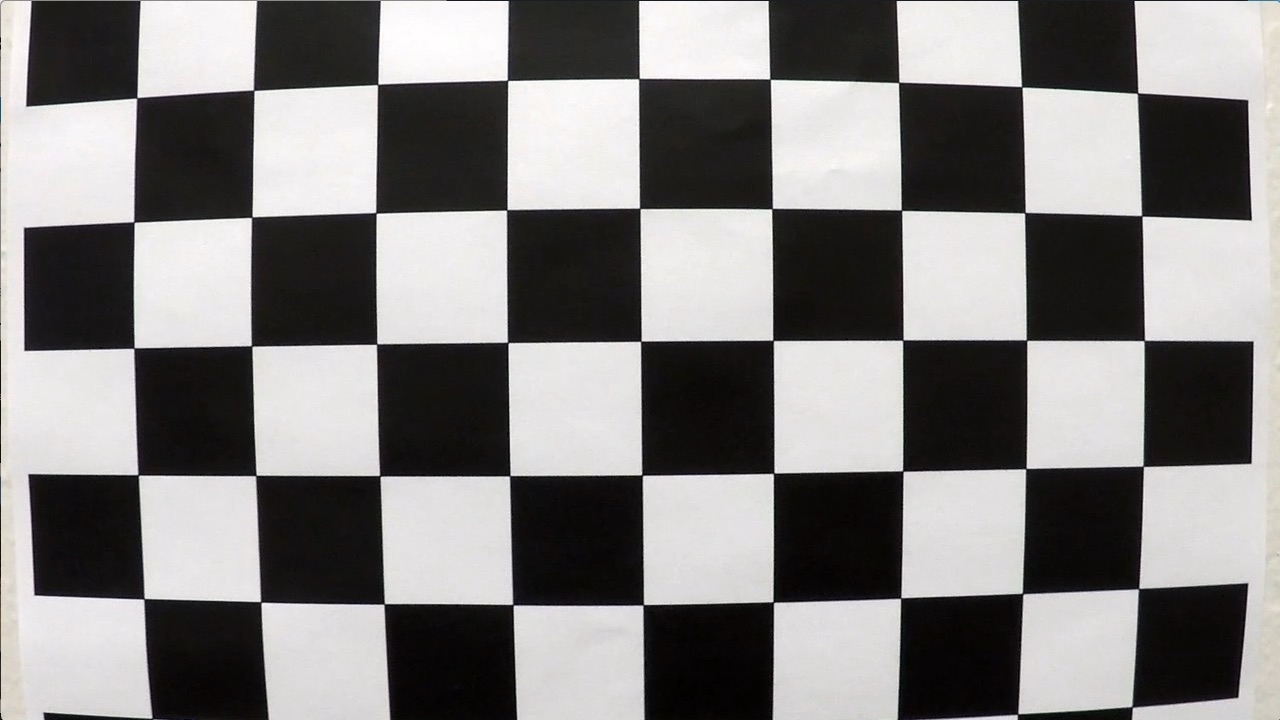
#> input picture CarND-Advanced-Lane-Lines/camera_cal/calibration1.jpg, 1280 x 720 px; its folder holds 5 pictures in this run
$ jupyter execute --allow-errors project_workbook.ipynb   (shell and % lines are left out)   (Python 2 division)   (older library calls are emulated)
#> lines starting #> are read from the running program, lines starting #| are printed output that depends on the picture
#> further down, img is the input picture: shape (720, 1280, 3); mean R, G, B 130.1, 128.4, 127.8
#> `ret, corners = cv2.findChessboardCorners(gray, (ny, nx), None)`: ret = False; corners = None
#> pass 2 of the loop `for fname in fnames:`:
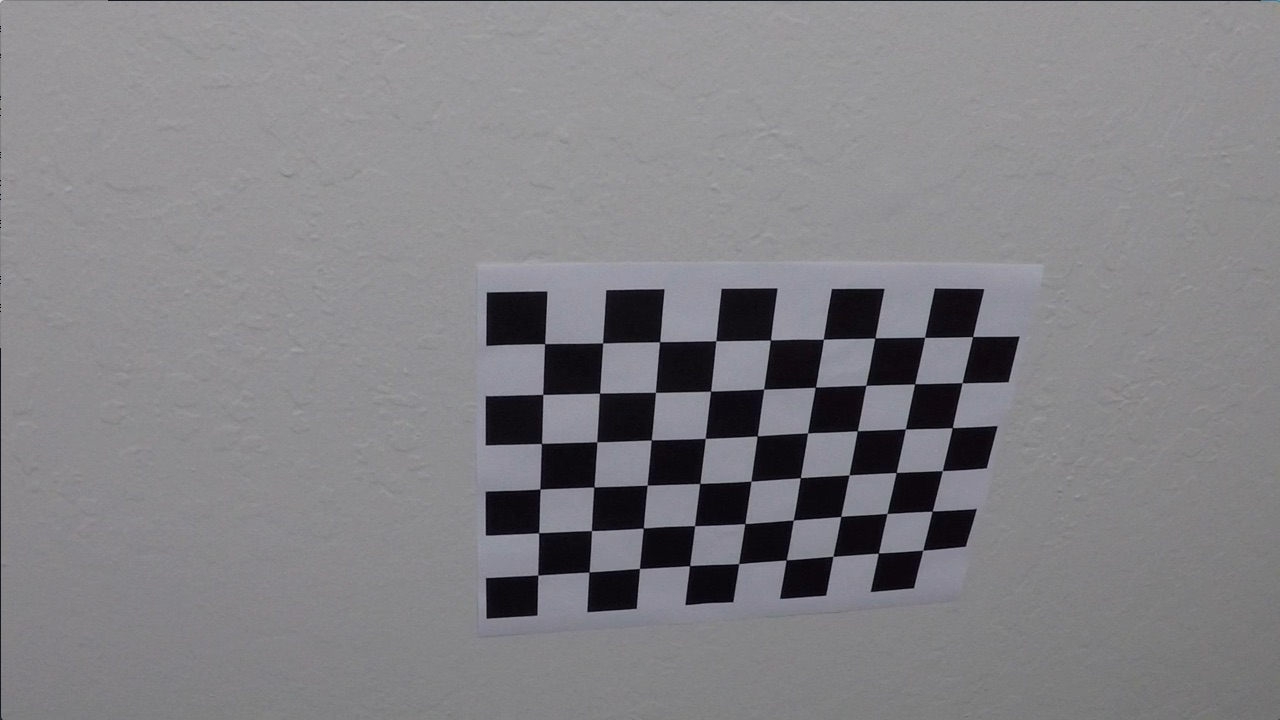
#> input picture CarND-Advanced-Lane-Lines/camera_cal/calibration10.jpg, 1280 x 720 px
#> img is the input picture: shape (720, 1280, 3); mean R, G, B 130.2, 129.4, 133.1
#> `ret, corners = cv2.findChessboardCorners(gray, (ny, nx), None)`: ret = True; corners = 54 rows, first 8: [544.7, 343.6], [602.6, 342.9], [659.6, 341.7], [716, 340.7], [770.5, 340], [823.4, 339.2], [874.8, 338.1], [924.6, 337.3]
[cell 1]
import numpy as np
import os
import cv2
import glob
import pickle
import pandas as pd
import math
import matplotlib.pyplot as plt
import matplotlib.image as mpimg

### 1. Camera Calibration

### Draw Corners

[cell 2]
# Array to store object points and image points from all the images.
objpoints = [] # 3D point in real world space
imgpoints = [] # 2D points in image plane

# Make a list of calibration images
fnames = glob.glob('./camera_cal/*.jpg')

total_img_count = len(fnames)

img_count = 1
fig = plt.figure()
fig.set_size_inches(10,30)

# Step through the list and search for chessboard corners
#> (the rest of this cell did not finish here and is left out)

### Correcting for Distortion

[cell 3]
def cal_undistort(img, objpoints, imgpoints):
    ret, mtx, dist, rvecs, tvecs = cv2.calibrateCamera(objpoints, imgpoints, gray.shape[::-1], None, None)
#> ret = 0.402; mtx = [[1215.1, 0, 674.3], [0, 1227, 357.1], [0, 0, 1]]; dist = [[-0.887, 13.5, -0.00382, -0.00756, -85.37]]; rvecs = ([0.506, -0.211, 0.0337],); tvecs = ([-2.2, -0.223, 20.53],)
    undist = cv2.undistort(img, mtx, dist, None, mtx)
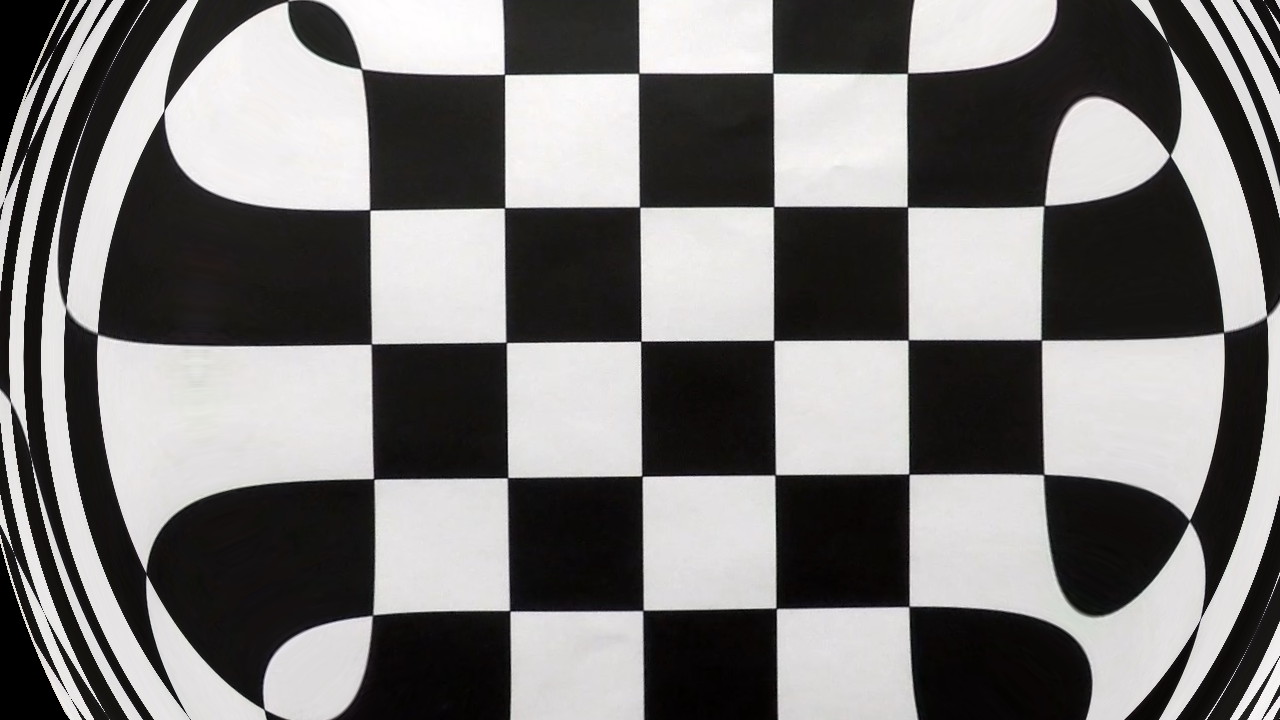
#> undist: shape (720, 1280, 3); mean R, G, B 122.1, 120.6, 119.9
    return undist

img_count = 1
fig = plt.figure()
fig.set_size_inches(10,90)

for fname in fnames:
    img = mpimg.imread(fname)
    undistorted = cal_undistort(img, objpoints, imgpoints)

    ax = fig.add_subplot(total_img_count * 2, 2, img_count)
    ax.imshow(img)

    ax.set_title('Original Image')
    ax.axis('off')
    img_count += 1
    plt.savefig('./examples/distortion/'+str(img_count)+'_original_img.jpg', bbox_inches='tight')

    ax = fig.add_subplot(total_img_count * 2, 2, img_count)
    ax.imshow(undistorted)
    ax.set_title('Undistorted Image')
    ax.axis('off')
    img_count += 1
    plt.savefig('./examples/distortion/'+str(img_count)+'_undistorted_img.jpg', bbox_inches='tight')
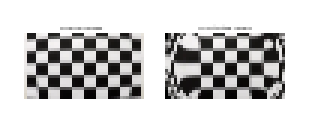
#> figure drawn by matplotlib, 2 panels
#> pass 2 of the loop `for fname in fnames:`:
#> in cal_undistort (call 2), `undist = cv2.undistort(img, mtx, dist, None, mtx)`:
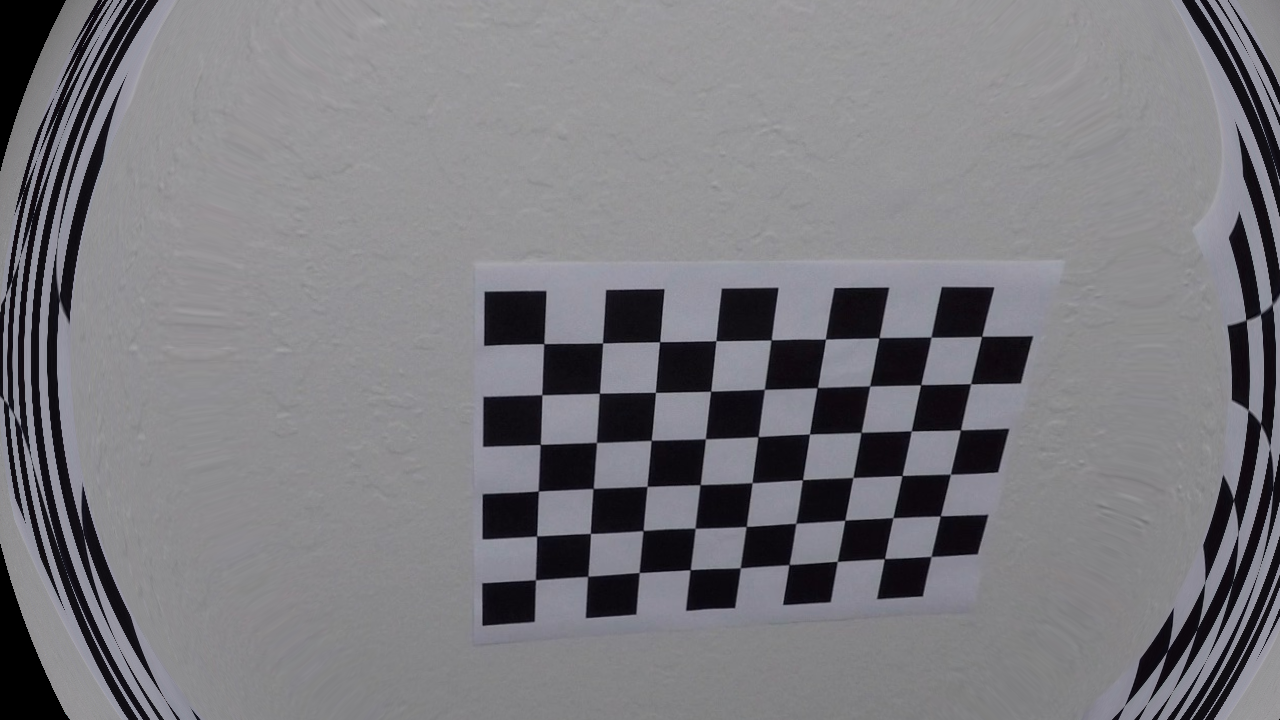
#> undist: shape (720, 1280, 3); mean R, G, B 123.2, 122.5, 127.1
#> `plt.savefig('./examples/distortion/'+str(img_count)+'_undistorted_img...`:
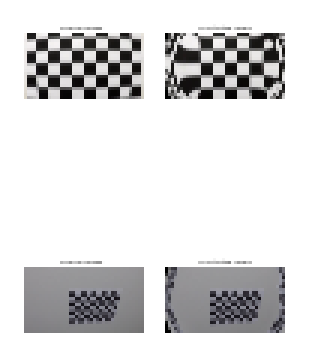
#> figure drawn by matplotlib, 4 panels
#> pass 3 of the loop `for fname in fnames:`:
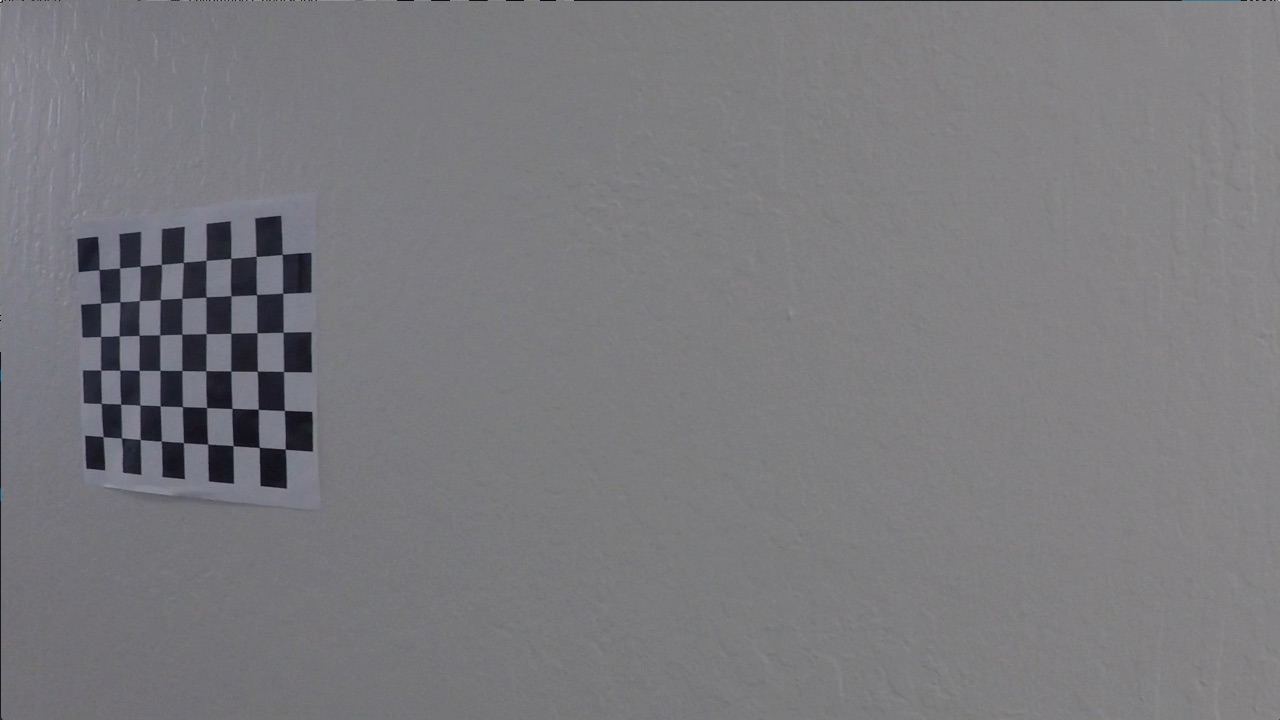
#> input picture CarND-Advanced-Lane-Lines/camera_cal/calibration11.jpg, 1280 x 720 px
#> img is the input picture: shape (720, 1280, 3); mean R, G, B 122.2, 121.7, 125.2
#> in cal_undistort (call 3), `undist = cv2.undistort(img, mtx, dist, None, mtx)`:
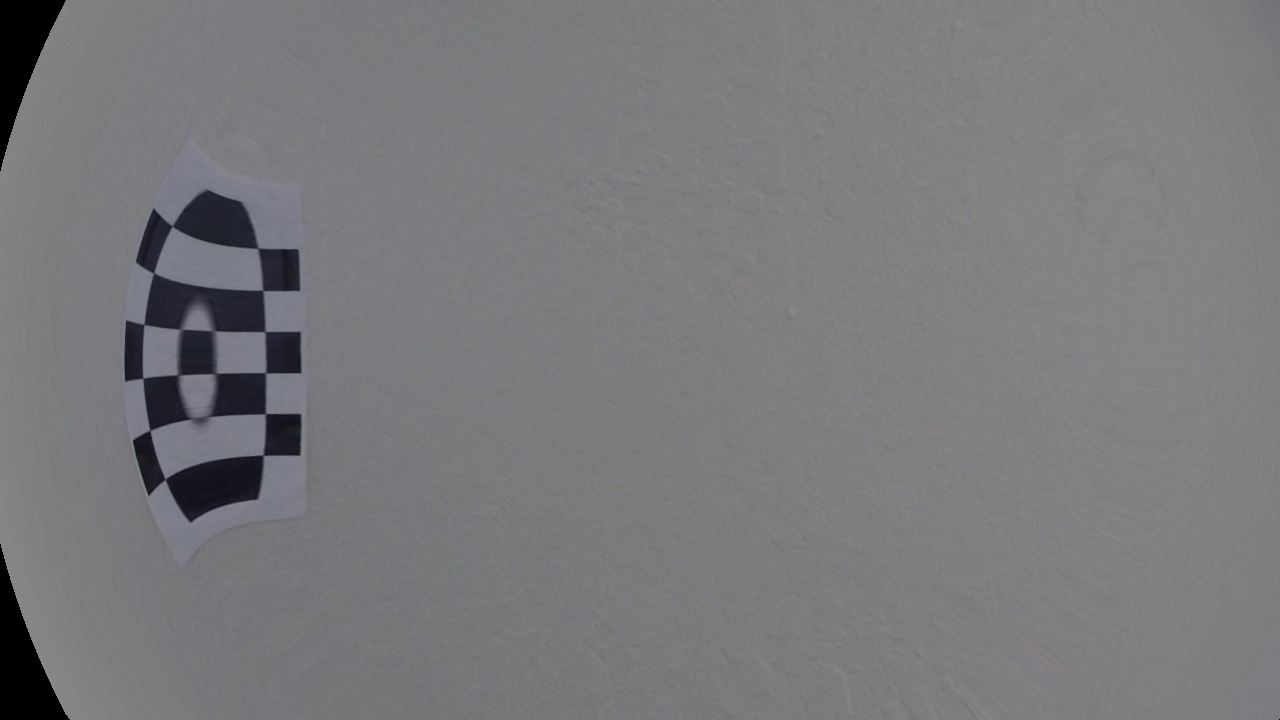
#> undist: shape (720, 1280, 3); mean R, G, B 121.4, 120.9, 123.9
#> `plt.savefig('./examples/distortion/'+str(img_count)+'_original_img.jpg..`:
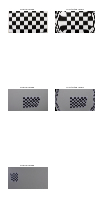
#> figure drawn by matplotlib, 5 panels
#> the loop made 5 passes; the first 3 are shown
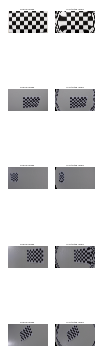
#> figure drawn by matplotlib, 10 panels

[cell 4]
test_fnames = glob.glob('./test_images/*.jpg')
#> test_fnames = []
img_count = 1
fig = plt.figure()
fig.set_size_inches(10,90)


for fname in test_fnames:
    fnamepath = os.path.basename(fname)
    img = mpimg.imread(fname)
    undistorted = cal_undistort(img, objpoints, imgpoints)

    ax = fig.add_subplot(total_img_count * 2, 2, img_count)
    ax.imshow(img)
    ax.set_title('Original Image')
    ax.axis('off')
    plt.savefig('./examples/distortion/'+fnamepath+'_original_img.jpg', bbox_inches='tight')
    img_count += 1

    ax = fig.add_subplot(total_img_count * 2, 2, img_count)
    ax.imshow(undistorted)
    ax.set_title('Undistorted Image')
    ax.axis('off')
    plt.savefig('./examples/distortion/'+fnamepath+'_undistorted_img.jpg', bbox_inches='tight')
    img_count += 1

### Camera Calibration

[cell 5]
img = mpimg.imread('./camera_cal/calibration1.jpg')
original_img = np.copy(img)

# [8 lines of commented-out code are left out]
gray = cv2.cvtColor(img, cv2.COLOR_BGR2GRAY)

ret, mtx, dist, rvecs, tvecs = cv2.calibrateCamera(objpoints, imgpoints, gray.shape[::-1], None, None)
#> ret = 0.402; mtx = [[1215.1, 0, 674.3], [0, 1227, 357.1], [0, 0, 1]]; dist = [[-0.887, 13.5, -0.00382, -0.00756, -85.37]]; rvecs = ([0.506, -0.211, 0.0337],); tvecs = ([-2.2, -0.223, 20.53],)
undist = cv2.undistort(img, mtx, dist, None, mtx)

### 2. Thresholding

[cell 6]
# Define a function that applies Sobel x or y,
# then takes an absolute value and applies a threshold.
# [17 lines left out: function abs_sobel_thresh, not called in this run]

[cell 7]
# Define a function that applies Sobel x and y,
# then computes the magnitude of the gradient and applies a threshold
# [17 lines left out: function mag_thresh, not called in this run]

[cell 8]
# Define a function that applies Sobel x and y,
# then computes the direction of the gradient and applies a threshold.
# [17 lines left out: function dir_threshold, not called in this run]

[cell 9]
# [31 lines left out: function color_threshold, not called in this run]

[cell 10]
#Change to combined_threshold
# [31 lines left out: function combined_threshold, not called in this run]

[cell 11]
randint = np.random.randint(1,6)
#> (the rest of this cell did not finish here and is left out)

[cell 12]
# Choose a Sobel kernel size
ksize = 3 # Choose a larger odd number to smooth gradient measurements
#> ksize = 3

# Apply each of the thresholding functions
#> (the rest of this cell did not finish here and is left out)
